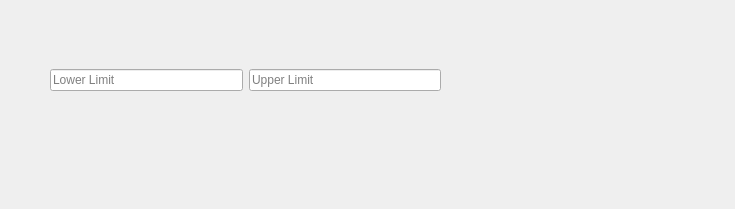
<?xml version="1.0" encoding="UTF-8"?>
<ui version="4.0">
 <class>Form</class>
 <widget class="QWidget" name="Form">
  <property name="geometry">
   <rect>
    <x>0</x>
    <y>0</y>
    <width>735</width>
    <height>209</height>
   </rect>
  </property>
  <property name="windowTitle">
   <string>Form</string>
  </property>
  <widget class="QWidget" name="horizontalLayoutWidget">
   <property name="geometry">
    <rect>
     <x>50</x>
     <y>40</y>
     <width>391</width>
     <height>80</height>
    </rect>
   </property>
   <layout class="QHBoxLayout" name="FormInfoLayout">
    <item>
     <widget class="QLineEdit" name="lineEdit_LowerLimit">
      <property name="text">
       <string/>
      </property>
      <property name="placeholderText">
       <string notr="true">Lower Limit</string>
      </property>
     </widget>
    </item>
    <item>
     <widget class="QLineEdit" name="lineEdit_UpperLimit">
      <property name="text">
       <string/>
      </property>
      <property name="placeholderText">
       <string>Upper Limit</string>
      </property>
     </widget>
    </item>
   </layout>
  </widget>
 </widget>
 <resources/>
 <connections/>
</ui>
